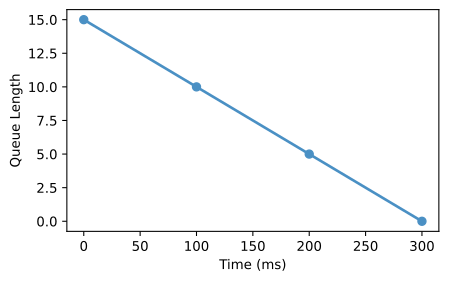

Recreate this plot in Python.
import os
import matplotlib.pyplot as plt
import numpy as np
t = np.array([0, 100, 200, 300])
q = np.array([15, 10, 5, 0])
fig, ax = plt.subplots(figsize=(5,3))
ax.plot(t, q, color='#4a90c4', linewidth=2, marker='o')
ax.set_ylabel('Queue Length')
ax.set_xlabel('Time (ms)')
plt.savefig(os.environ.get('VISUAL_OUT_PATH', 'out.svg'), format='svg', bbox_inches='tight')
